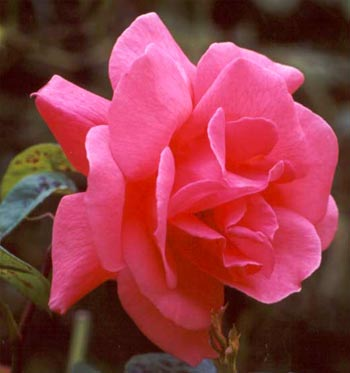
#> input picture images/blurA1.jpg, 350 x 373 px
$ jupyter execute --allow-errors main.ipynb   (shell and % lines are left out)   (older library calls are emulated)
#> lines starting #> are read from the running program, lines starting #| are printed output that depends on the picture
[cell 1]
import cv2
import numpy as np
import time
from skimage.transform import pyramid_gaussian
import matplotlib.pyplot as plt

[cell 2]
def rgb2yiq(img):
    transform_matrix = np.array([
        [.299, .587, .114],
        [.596, -.274, -.322],
        [.211, -.523, .312]
    ])
    return np.dot(img, transform_matrix.T)

def yiq2rgb(src):
    transform_matrix = np.array([
        [1, .956, .619],
        [1, -.272, -.647],
        [1, -1.106, 1.703]
    ])
    return np.dot(src, transform_matrix.T).clip(0,255).astype(np.uint8)

def calcPyramidFeature(img, level=5):
    image_pyramid = list(pyramid_gaussian(img, max_layer=level))[::-1]
    yiq_pyramid = list([rgb2yiq(x) for x in image_pyramid])
    return image_pyramid, yiq_pyramid

[cell 3]
img1_src_filename = './images/blurA1.jpg'
img1_dst_filename = './images/blurA2.jpg'
img1_src = cv2.imread(img1_src_filename).astype(np.float)
img1_dst = cv2.imread(img1_dst_filename).astype(np.float)
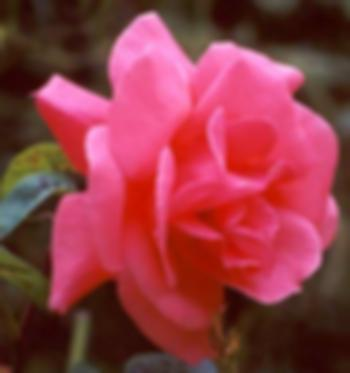
#> input picture images/blurA2.jpg, 350 x 373 px
img2_src_filename = './images/blurB1.jpg'
img2_src = cv2.imread(img2_src_filename).astype(np.float)
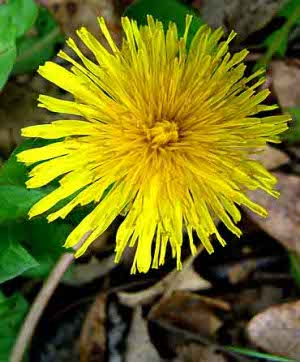
#> input picture images/blurB1.jpg, 300 x 362 px

#> (the rest of this cell did not finish here and is left out)

#> in calcPyramidFeature, `image_pyramid = list(pyramid_gaussian(img, max_layer=level))[::-1]`: image_pyramid = 6 items
pyramid1_dst, yiq_pyramid1_dst = calcPyramidFeature(img1_dst)
pyramid2_src, yiq_pyramid2_src = calcPyramidFeature(img2_src)
y_pyramid1_src = [x[:, :, 0] for x in yiq_pyramid1_src]
y_pyramid1_dst = [x[:, :, 0] for x in yiq_pyramid1_dst]
y_pyramid2_src = [x[:, :, 0] for x in yiq_pyramid2_src]
